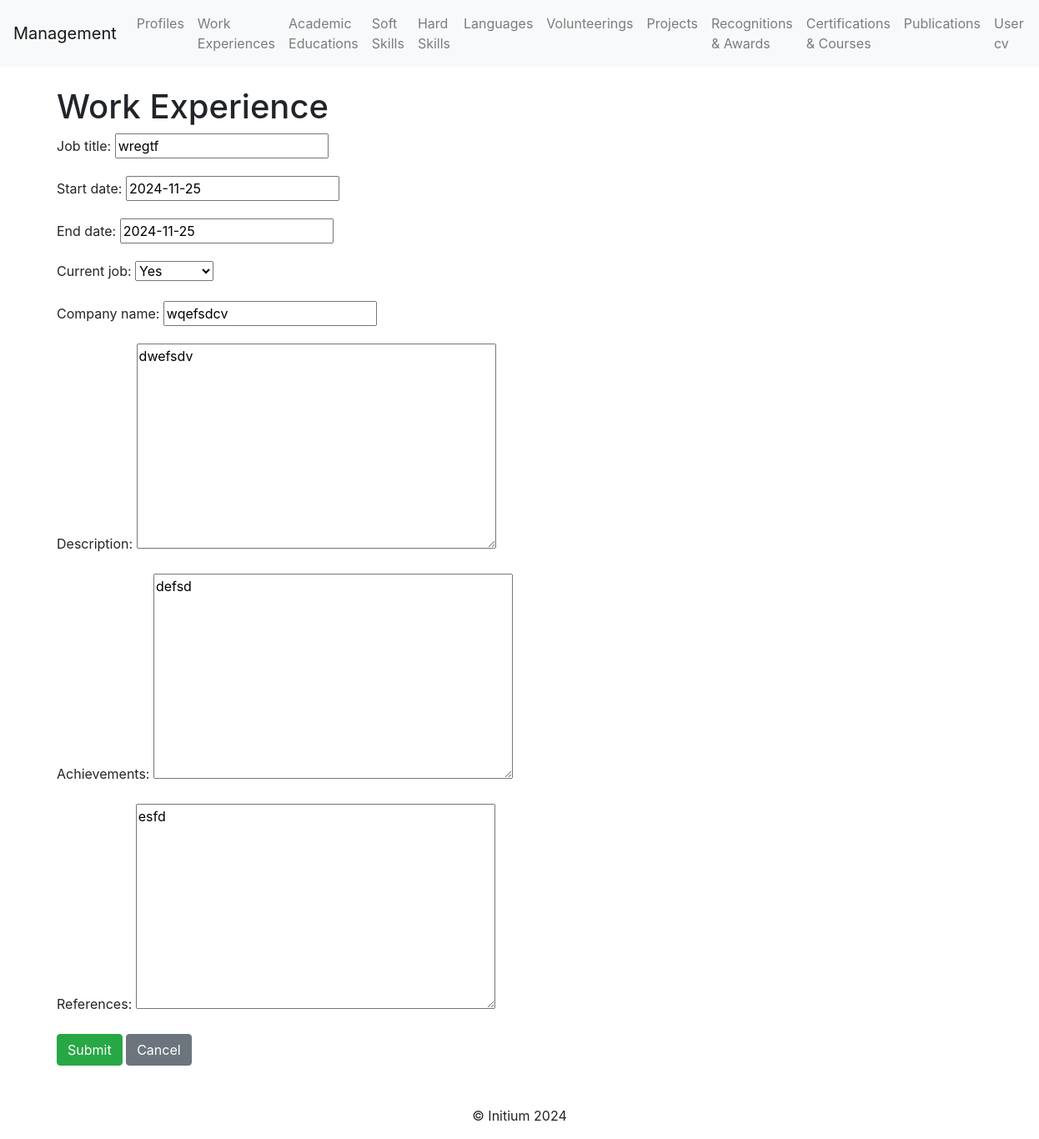
The page /work_experiences/update/1/ on the database its author committed.
### profile_cv/models.py (models this page shows, shortened)
class WorkExperience(models.Model):
    job_title = models.CharField(max_length=255)  # Job title
    start_date = models.DateField()  # Start date
    end_date = models.DateField(blank=True, null=True)  # Optional end date
    current_job = models.BooleanField(blank=True, null=True)  # Current job
    company_name = models.CharField(max_length=255)  # Company name
    description = models.TextField(blank=True, null=True)  # Optional description
    achievements = models.TextField(blank=True, null=True)  # Optional achievements
    references = models.TextField(blank=True, null=True)  # Optional references

### profile_cv/views.py (the view)
# urls.py: path('work_experiences/update/<int:work_experience_id>/', work_experience_update, name='work_experience_update'),
def work_experience_update(request, work_experience_id):
    work_experience = get_object_or_404(WorkExperience, id=work_experience_id)
    if request.method == "POST":
        form = WorkExperienceForm(request.POST, instance=work_experience)
        if form.is_valid():
            form.save()
            return redirect("work_experience_list")
    else:
        form = WorkExperienceForm(instance=work_experience)
    return render(request, "work_experience/work_experience_form.html", {"form": form})

### profile_cv/forms.py
class WorkExperienceForm(forms.ModelForm):
    class Meta:
        model = WorkExperience
        fields = [
            "job_title",
            "start_date",
            "end_date",
            "current_job",
            "company_name",
            "description",
            "achievements",
            "references",
        ]

### profile_cv/templates/work_experience/work_experience_form.html (shortened to what this page needs)
{% extends 'base.html' %}
{% block content %}
<h1>{{ view.action }}Work Experience</h1>
<form method="post">
    {{ form.as_p }}
    <button class="btn btn-success" type="submit">Submit</button>
    <a class="btn btn-secondary" href="{% url 'work_experience_list' %}">Cancel</a>
</form>
{% endblock %}

### rows shown on the page
WorkExperience: job_title "wregtf", start_date "2024-11-25", end_date "2024-11-25", current_job "Yes", company_name "wqefsdcv", description "dwefsdv", achievements "defsd", references "esfd"
